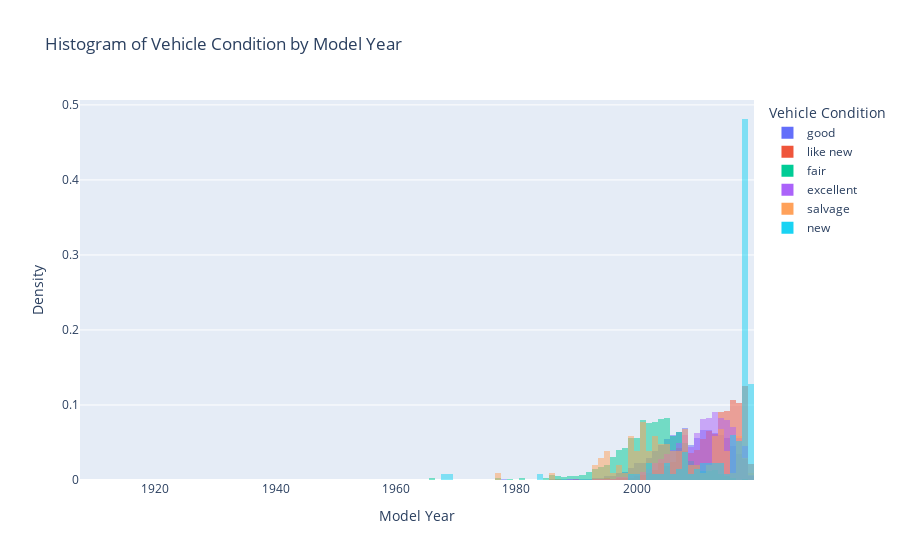

Notebook source saved alongside this figure:
### Code cell
import pandas as pd
import plotly.express as px
import seaborn as sns
from matplotlib import pyplot as plt

fig = px.histogram(df, 
                      x='model_year', 
                      color='condition', 
                      barmode='overlay', 
                      title='Histogram of Vehicle Condition by Model Year',
                      labels={'model_year': 'Model Year', 'condition': 'Vehicle Condition'},
                      histnorm='probability density')

fig.update_layout(xaxis_title='Model Year',
                     yaxis_title='Density',
                     barmode='overlay',
                     hovermode='x unified')
fig.show()

### Figure 1 — Plotly figure (JSON) as saved in the notebook; plotly's stock layout.template omitted (floating-point values rounded to 4 significant figures; data arrays with more than 128 entries replaced by an {"elided": "..."} marker saying what was removed)
{"data": [{"alignmentgroup": "True", "bingroup": "x", "histnorm": "probability density", "hovertemplate": "Vehicle Condition=good<br>Model Year=%{x}<br>probability density=%{y}<extra></extra>", "legendgroup": "good", "marker": {"color": "#636efa", "opacity": 0.5, "pattern": {"shape": ""}}, "name": "good", "offsetgroup": "good", "orientation": "v", "showlegend": true, "type": "histogram", "x": {"elided": "20145 int values"}, "xaxis": "x", "yaxis": "y"}, {"alignmentgroup": "True", "bingroup": "x", "histnorm": "probability density", "hovertemplate": "Vehicle Condition=like new<br>Model Year=%{x}<br>probability density=%{y}<extra></extra>", "legendgroup": "like new", "marker": {"color": "#EF553B", "opacity": 0.5, "pattern": {"shape": ""}}, "name": "like new", "offsetgroup": "like new", "orientation": "v", "showlegend": true, "type": "histogram", "x": {"elided": "4742 int values"}, "xaxis": "x", "yaxis": "y"}, {"alignmentgroup": "True", "bingroup": "x", "histnorm": "probability density", "hovertemplate": "Vehicle Condition=fair<br>Model Year=%{x}<br>probability density=%{y}<extra></extra>", "legendgroup": "fair", "marker": {"color": "#00cc96", "opacity": 0.5, "pattern": {"shape": ""}}, "name": "fair", "offsetgroup": "fair", "orientation": "v", "showlegend": true, "type": "histogram", "x": {"elided": "1607 int values"}, "xaxis": "x", "yaxis": "y"}, {"alignmentgroup": "True", "bingroup": "x", "histnorm": "probability density", "hovertemplate": "Vehicle Condition=excellent<br>Model Year=%{x}<br>probability density=%{y}<extra></extra>", "legendgroup": "excellent", "marker": {"color": "#ab63fa", "opacity": 0.5, "pattern": {"shape": ""}}, "name": "excellent", "offsetgroup": "excellent", "orientation": "v", "showlegend": true, "type": "histogram", "x": {"elided": "24773 int values"}, "xaxis": "x", "yaxis": "y"}, {"alignmentgroup": "True", "bingroup": "x", "histnorm": "probability density", "hovertemplate": "Vehicle Condition=salvage<br>Model Year=%{x}<br>probability density=%{y}<extra></extra>", "legendgroup": "salvage", "marker": {"color": "#FFA15A", "opacity": 0.5, "pattern": {"shape": ""}}, "name": "salvage", "offsetgroup": "salvage", "orientation": "v", "showlegend": true, "type": "histogram", "x": [1999, 2008, 2012, 1995, 2003, 2005, 2008, 2001, 2001, 1998, 2001, 2003, 2008, 2000, 2005, 2014, 2003, 1997, null, 2009, 2013, 2006, 2015, 2018, 2006, 1994, 1995, 2019, 1995, 2018, 2000, 2014, null, 2004, 2001, 2015, 2007, 2004, 2014, 1999, null, 2007, null, 2013, 1999, 2015, 2013, 2003, 1977, 2014, 2000, 2017, 2017, 2014, 2014, 2004, 1995, 2013, null, 1999, 2002, 2010, null, 2004, 2018, 2003, 2008, null, null, 2017, 2017, 2017, 2009, 2001, 2002, 1996, null, 2010, 2002, 2007, 2000, null, 2001, 2005, 2001, 1993, 2005, 2012, 1999, 2003, 2016, 2006, 1994, 2008, 2014, 1993, 2005, 2006, 2001, 2011, 2008, 2004, 2015, 2007, 1986, 2013, null, 1994, 1999, 1997, 2008, null, 2017, 2013, 2002], "xaxis": "x", "yaxis": "y"}, {"alignmentgroup": "True", "bingroup": "x", "histnorm": "probability density", "hovertemplate": "Vehicle Condition=new<br>Model Year=%{x}<br>probability density=%{y}<extra></extra>", "legendgroup": "new", "marker": {"color": "#19d3f3", "opacity": 0.5, "pattern": {"shape": ""}}, "name": "new", "offsetgroup": "new", "orientation": "v", "showlegend": true, "type": "histogram", "x": {"elided": "143 int values"}, "xaxis": "x", "yaxis": "y"}], "layout": {"barmode": "overlay", "hovermode": "x unified", "legend": {"title": {"text": "Vehicle Condition"}, "tracegroupgap": 0}, "title": {"text": "Histogram of Vehicle Condition by Model Year"}, "xaxis": {"anchor": "y", "domain": [0, 1], "title": {"text": "Model Year"}}, "yaxis": {"anchor": "x", "domain": [0, 1], "title": {"text": "Density"}}}}
